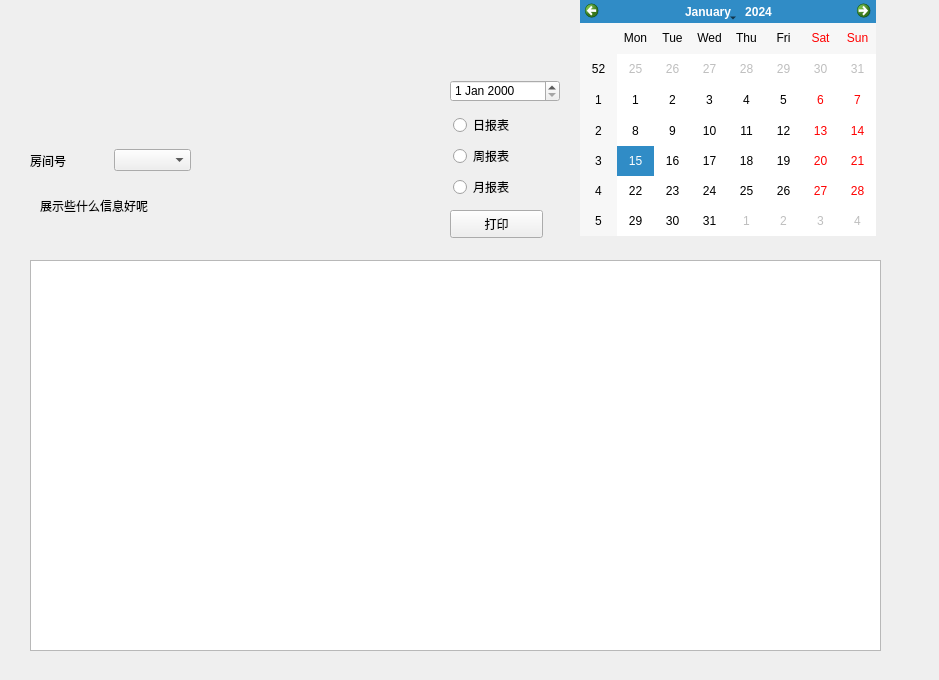
<?xml version="1.0" encoding="UTF-8"?>
<ui version="4.0">
 <class>Form</class>
 <widget class="QWidget" name="Form">
  <property name="geometry">
   <rect>
    <x>0</x>
    <y>0</y>
    <width>939</width>
    <height>680</height>
   </rect>
  </property>
  <property name="windowTitle">
   <string>Form</string>
  </property>
  <widget class="QPushButton" name="printBtn">
   <property name="geometry">
    <rect>
     <x>450</x>
     <y>210</y>
     <width>93</width>
     <height>28</height>
    </rect>
   </property>
   <property name="text">
    <string>打印</string>
   </property>
  </widget>
  <widget class="QDateEdit" name="dateEdit">
   <property name="geometry">
    <rect>
     <x>450</x>
     <y>80</y>
     <width>110</width>
     <height>22</height>
    </rect>
   </property>
  </widget>
  <widget class="QLabel" name="label_2">
   <property name="geometry">
    <rect>
     <x>40</x>
     <y>190</y>
     <width>391</width>
     <height>31</height>
    </rect>
   </property>
   <property name="text">
    <string>展示些什么信息好呢</string>
   </property>
  </widget>
  <widget class="QWidget" name="layoutWidget">
   <property name="geometry">
    <rect>
     <x>30</x>
     <y>140</y>
     <width>161</width>
     <height>41</height>
    </rect>
   </property>
   <layout class="QHBoxLayout" name="horizontalLayout">
    <item>
     <widget class="QLabel" name="label">
      <property name="text">
       <string>房间号</string>
      </property>
     </widget>
    </item>
    <item>
     <widget class="QComboBox" name="roomBox"/>
    </item>
   </layout>
  </widget>
  <widget class="QWidget" name="layoutWidget">
   <property name="geometry">
    <rect>
     <x>453</x>
     <y>112</y>
     <width>101</width>
     <height>91</height>
    </rect>
   </property>
   <layout class="QVBoxLayout" name="verticalLayout">
    <item>
     <widget class="QRadioButton" name="dayBtn">
      <property name="text">
       <string>日报表</string>
      </property>
     </widget>
    </item>
    <item>
     <widget class="QRadioButton" name="monthBtn">
      <property name="text">
       <string>周报表</string>
      </property>
     </widget>
    </item>
    <item>
     <widget class="QRadioButton" name="yearBtn">
      <property name="text">
       <string>月报表</string>
      </property>
     </widget>
    </item>
   </layout>
  </widget>
  <widget class="QCalendarWidget" name="calWidget">
   <property name="geometry">
    <rect>
     <x>580</x>
     <y>0</y>
     <width>296</width>
     <height>236</height>
    </rect>
   </property>
  </widget>
  <widget class="QTableWidget" name="tabWidget">
   <property name="geometry">
    <rect>
     <x>30</x>
     <y>260</y>
     <width>851</width>
     <height>391</height>
    </rect>
   </property>
  </widget>
 </widget>
 <resources/>
 <connections/>
</ui>
